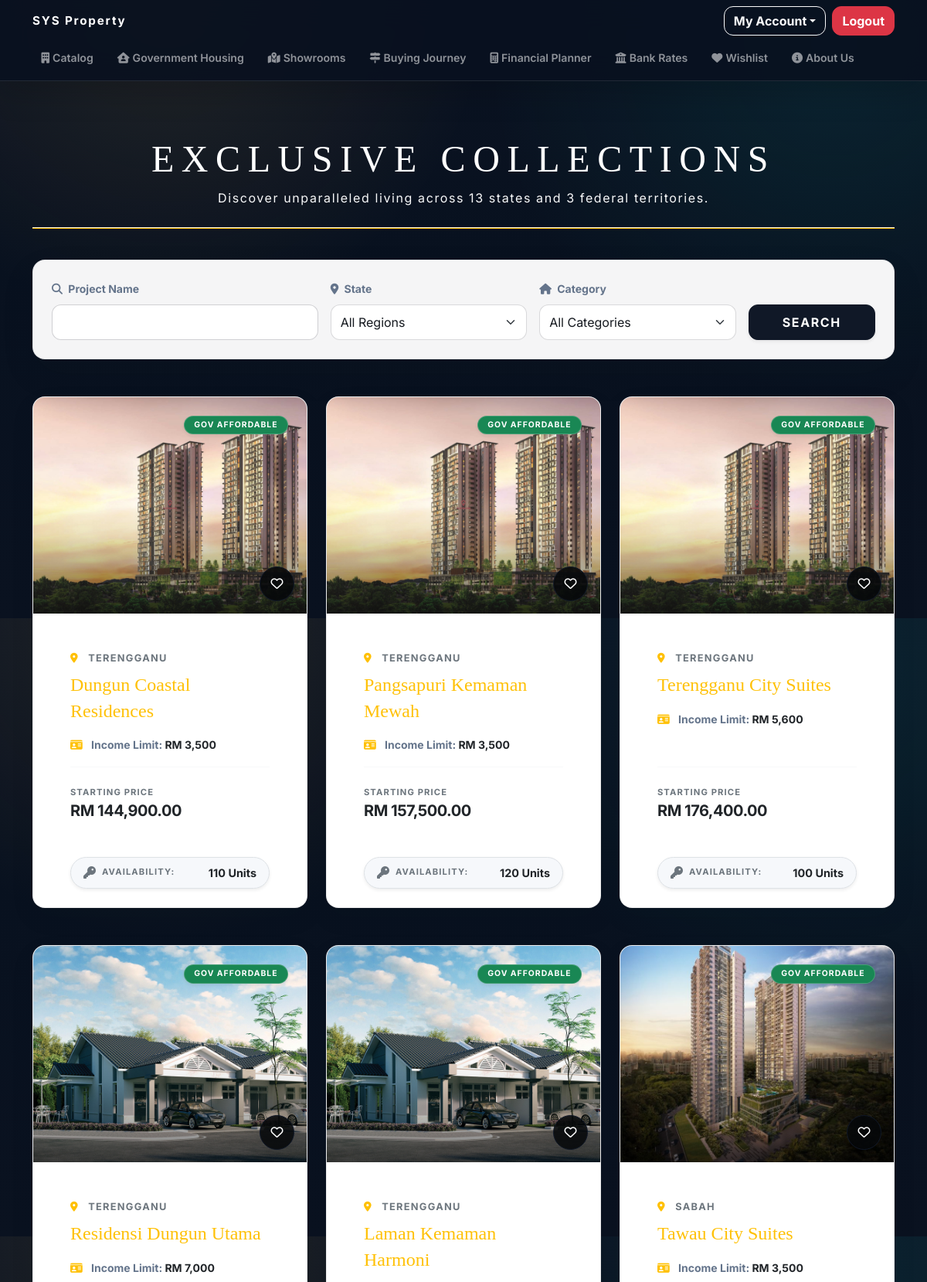
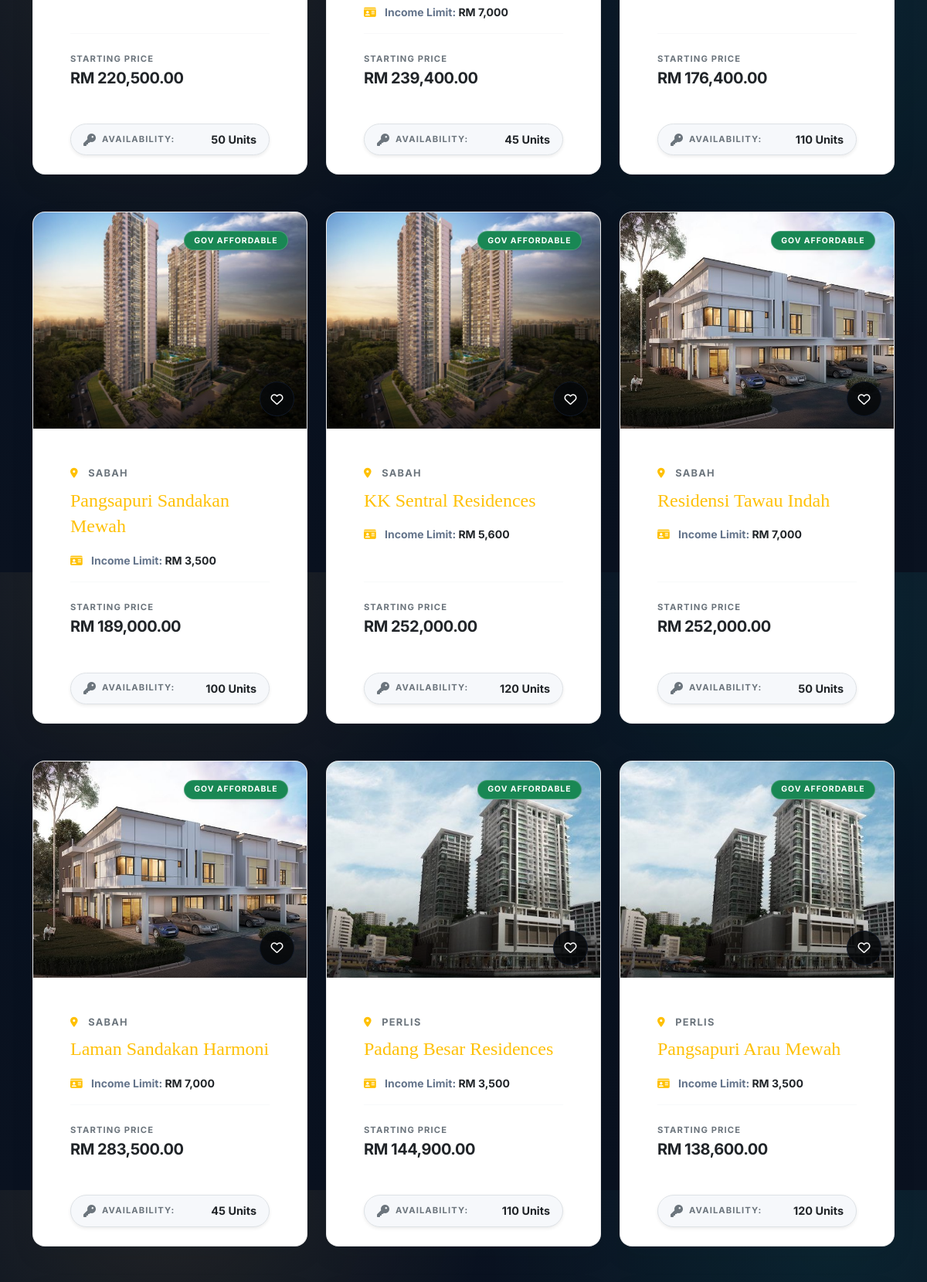
/customer/properties.php (signed in, upper part), run on the app's committed database (2 pictures, top to bottom).
### tables this page shows
CREATE TABLE `properties` (
  `property_id` int(11) NOT NULL,
  `property_code` varchar(20) NOT NULL,
  `project_name` varchar(255) NOT NULL,
  `state` varchar(100) NOT NULL,
  `property_type` enum('AFFORDABLE','TERRACE','BUNGALOW','COMMERCIAL','APARTMENT') NOT NULL,
  `price` decimal(12,2) NOT NULL,
  `total_units` int(11) NOT NULL,
  `built_up_sqft` int(11) NOT NULL,
  `income_limit_rm` decimal(10,2) DEFAULT NULL,
  `status` enum('ACTIVE','SOLD_OUT','ARCHIVED') NOT NULL DEFAULT 'ACTIVE',
  `image_filename` varchar(255) NOT NULL,
  `image_search_keyword` varchar(255) NOT NULL,
  `is_affordable` tinyint(1) NOT NULL DEFAULT 0
);

### includes/property_images.php (called while the page is built, shortened)
<?php
function property_catalog_image_path(array $property, string $url_prefix = '', string $filesystem_prefix = ''): string
{
    $base_url = $url_prefix . 'SYS Property Catalog/';
    $base_path = $filesystem_prefix . 'SYS Property Catalog/';
    $placeholder = $base_url . 'placeholder.jpg';
    $custom_image = trim((string)($property['image_filename'] ?? ''));
    if ($custom_image !== '') {
        $custom_image = ltrim(str_replace('\\', '/', $custom_image), '/');
    }
    $db_type = strtolower(trim((string)($property['property_type'] ?? '')));
    $raw_state = trim((string)($property['state'] ?? ''));
    if (strtoupper($raw_state) === 'PENANG') {
        $raw_state = 'Pulau Pinang';
    }
    $state_name = ucwords(strtolower($raw_state));
    $folder = 'Apartment/';
    if ($db_type === 'commercial') {
        $folder = 'Commercial/';
    } elseif ($db_type === 'terrace') {
        $folder = 'Terrace/';
    } elseif ($db_type === 'bungalow') {
        $folder = 'Bungalow/';
    }
    $file_name = ucfirst($db_type) . ' - ' . $state_name;
    foreach (['jpg', 'jpeg', 'png', 'webp'] as $ext) {
        $relative_path = $folder . $file_name . '.' . $ext;
        if (file_exists($base_path . $relative_path)) {
            return $base_url . $relative_path;
        }
    }
    return $placeholder;
}

### customer/properties.php (the view, shortened to what this page needs)
<?php
require_once '../includes/db_connect.php';
require_once '../includes/property_images.php';
$wishlist_array = [];
$search_name = isset($_GET['search_name']) ? trim($_GET['search_name']) : '';
$sql = "SELECT * FROM properties WHERE (status = 'ACTIVE' OR status = 'AVAILABLE' OR status = 'SOLD_OUT')";
$sql .= " ORDER BY is_affordable DESC, property_id DESC";
$stmt = $conn->prepare($sql);
$stmt->execute();
$result = $stmt->get_result();
include_once '../includes/header.php';
?>
<div class="container my-5 property-catalog-page">
    <div class="row mb-4 text-center">
        <div class="col-md-12">
            <h2 class="display-5 text-uppercase tracking-widest luxury-title mt-4 catalog-title">Exclusive Collections</h2>
            <p class="catalog-subtitle tracking-wider mb-4">Discover unparalleled living across 13 states and 3 federal territories.</p>
            <hr class="w-10 mx-auto bg-gold" style="height: 2px; opacity: 1;">
        </div>
    </div>
    <div class="card shadow-lg border-0 mb-5 bg-white text-dark rounded-4 filter-glass">
        <div class="card-body p-4">
            <form method="GET" action="properties.php">
                <div class="row g-3">
                    <div class="col-md-4">
                        <label class="form-label fw-bold text-muted small"><i class="fas fa-search me-1"></i> Project Name</label>
                        <input type="text" name="search_name" class="form-control catalog-input" value="<?php echo htmlspecialchars($search_name); ?>">
                    </div>
                    <div class="col-md-3">
                        <label class="form-label fw-bold text-muted small"><i class="fas fa-map-marker-alt me-1"></i> State</label>
                        <select name="filter_state" class="form-select catalog-input">
                            <option value="">All Regions</option>
                        </select>
                    </div>
                    <div class="col-md-3">
                        <label class="form-label fw-bold text-muted small"><i class="fas fa-home me-1"></i> Category</label>
                        <select name="filter_type" class="form-select catalog-input">
                            <option value="">All Categories</option>
                        </select>
                    </div>
                    <div class="col-md-2 d-flex align-items-end">
                        <button type="submit" class="btn btn-dark text-white w-100 fw-bold shadow-sm text-uppercase tracking-wider catalog-search-btn">Search</button>
                    </div>
                </div>
            </form>
        </div>
    </div>
    <div class="row">
        <?php
        if ($result->num_rows > 0) {
            while ($row = $result->fetch_assoc()) {
                $is_affordable = ($row['is_affordable'] == 1);
                $is_sold_out = (trim($row['status']) === 'SOLD_OUT');
                if ($is_sold_out) {
                    $badge_text = "SOLD OUT";
                    $badge_class = "bg-danger text-white premium-badge";
                } else {
                    $badge_text = $is_affordable ? "GOV AFFORDABLE" : htmlspecialchars($row['property_type']);
                    $badge_class = $is_affordable ? "bg-success text-white premium-badge" : "bg-gold text-dark premium-badge";
                }
                $finalImg = property_catalog_image_path($row, $root_prefix, '../');
                ?>
                <div class="col-lg-4 col-md-6 mb-5">
                    <div class="card h-100 border-0 rounded-4 overflow-hidden hover-card bg-white text-dark clickable-property-card" role="link" tabindex="0" onclick="window.location.href='property_detail.php?id=<?php echo $row['property_id']; ?>'" onkeydown="if(event.key === 'Enter'){ window.location.href='property_detail.php?id=<?php echo $row['property_id']; ?>'; }">
                        <div class="position-relative overflow-hidden" style="height: 280px;">
                            <img src="<?php echo htmlspecialchars($finalImg); ?>" class="w-100 h-100 image-zoom" style="object-fit: cover;">
                            <div class="image-overlay"></div>
                            <span class="badge <?php echo $badge_class; ?> position-absolute top-0 end-0 m-4 shadow-sm z-3 text-uppercase"><?php echo $badge_text; ?></span>
                            <form method="POST" class="wishlist-toggle-form position-absolute bottom-0 end-0 m-3 z-3" onclick="event.stopPropagation();">
                                <button type="submit" name="toggle_wishlist" class="btn btn-dark bg-opacity-75 text-white rounded-circle shadow-lg p-0 d-flex align-items-center justify-content-center luxury-wishlist-btn" title="Add to Wishlist">
                                    <i class="<?php echo in_array($row['property_id'], $wishlist_array) ? 'fas text-gold' : 'far'; ?> fa-heart fs-6"></i>
                                </button>
                            </form>
                        </div>
                        <div class="card-body p-4 p-xl-5 d-flex flex-column position-relative">
                            <p class="text-uppercase tracking-wider text-secondary fw-bold mb-2" style="font-size: 0.8rem;"><i class="fas fa-map-marker-alt text-gold me-2"></i> <?php echo htmlspecialchars($row['state']); ?></p>
                            <h4 class="text-warning mb-3 luxury-title" style="font-weight: 500; line-height: 1.4;"><?php echo htmlspecialchars($row['project_name']); ?></h4>
                            <?php if ($is_affordable): ?>
                                <p class="text-muted fw-bold small mb-3"><i class="fas fa-id-card text-gold me-2"></i> Income Limit: <span class="text-dark">RM <?php echo number_format($row['income_limit_rm'] ?? 0); ?></span></p>
                            <?php endif; ?>
                            <div class="mt-auto pt-4 border-top border-light d-flex justify-content-between align-items-center">
                                <div class="pe-2">
                                    <span class="d-block text-secondary fw-bold text-uppercase tracking-wider mb-1" style="font-size: 0.7rem;">Starting Price</span>
                                    <h5 class="text-dark fw-bold mb-0" style="letter-spacing: -0.5px;">RM <?php echo number_format($row['price'], 2); ?></h5>
                                </div>
                            </div>
                        </div>
                        <div class="card-footer bg-transparent border-0 pb-4 pt-0 px-4 px-xl-5">
                            <div class="d-flex align-items-center bg-light border rounded-pill p-2 px-3 shadow-sm">
                                <i class="fas fa-key text-secondary me-2"></i>
                                <small class="text-uppercase tracking-wider fw-bold text-secondary" style="font-size: 0.7rem;">Availability:</small>
                                <span class="ms-auto fw-bold <?php echo $is_sold_out ? 'text-danger' : 'text-dark'; ?>" style="font-size: 0.9rem;"><?php echo $is_sold_out ? 'SOLD OUT' : $row['total_units'] . ' Units'; ?></span>
                            </div>
                        </div>
                    </div>
                </div>
                <?php
            }
        } else {
            echo '<div class="col-12 text-center py-5"><h4>No matching properties found.</h4></div>';
        }
        ?>
    </div>
</div>
<?php include_once '../includes/footer.php'; ?>

### includes/header.php (style rules this page uses)
:root { --luxury-bg: #08111f; --luxury-ink: #101827; --luxury-gold: #d7a84e; --luxury-blue: #2d6cdf; --luxury-teal: #10a6a0; --luxury-white: #fbfaf7; --luxury-muted: rgba(238,242,247,0.76); --surface: #ffffff; --surface-soft: #f6f8fb; --text-muted: #64748b; --radius: 18px; --shadow-soft: 0 18px 48px rgba(15, 23, 42, 0.12); --shadow-lift: 0 28px 70px rgba(15, 23, 42, 0.18); }
body { background: radial-gradient(circle at 18% 0%, rgba(215,168,78,0.12), transparent 26rem), radial-gradient(circle at 90% 8%, rgba(16,166,160,0.12), transparent 28rem), linear-gradient(180deg, #0b1322 0%, #08111f 42%, #0a1220 100%); color: var(--luxury-white); font-family: 'Inter', system-ui, -apple-system, BlinkMacSystemFont, 'Segoe UI', sans-serif; line-height: 1.6; text-rendering: optimizeLegibility; }
h1, h2, h3, h4, h5, h6 { font-family: 'Inter', system-ui, sans-serif; letter-spacing: 0; line-height: 1.12; }
.display-1, .display-2, .display-3, .display-4, .luxury-title { font-family: 'Playfair Display', Georgia, serif; }
.container { width: min(100% - 2rem, 1180px); }
.btn { border-radius: 12px; font-weight: 700; letter-spacing: 0; transition: transform 0.2s ease, box-shadow 0.2s ease, background-color 0.2s ease, border-color 0.2s ease; }
.btn-dark { background: #101827 !important; border-color: #101827 !important; }
.bg-light { background-color: var(--surface-soft) !important; }
.bg-white { background-color: var(--surface) !important; }
.text-muted { color: var(--text-muted) !important; }
.card { border: 1px solid rgba(15,23,42,0.08); border-radius: var(--radius); box-shadow: var(--shadow-soft); }
.form-control, .form-select { border-color: #d9e1ea; border-radius: 12px; min-height: 46px; }
.hover-card, .hover-bank-card, .hover-lift { transition: transform 0.28s ease, box-shadow 0.28s ease, border-color 0.28s ease; box-shadow: var(--shadow-soft) !important; }

### customer/properties.php (style rules this page uses)
.luxury-title { font-family: 'Playfair Display', serif; }
.tracking-wider { letter-spacing: 0.1em; }
.tracking-widest { letter-spacing: 0.2em; }
.text-gold { color: #FFC000 !important; }
.bg-gold { background-color: #FFC000 !important; }
.property-catalog-page { color: #f4f1e8; }
.clickable-property-card { cursor: pointer; }
.catalog-title { color: #ffffff; }
.catalog-subtitle { color: #f8f9fa; line-height: 1.7; }
.filter-glass { background: rgba(255, 255, 255, 0.96) !important; backdrop-filter: blur(10px); border: 1px solid rgba(20,24,31,0.08) !important; box-shadow: 0 18px 45px rgba(20,24,31,0.08) !important; }
.catalog-input { min-height: 46px; border-color: rgba(20,24,31,0.16); color: #15191f; background-color: #fff; }
.catalog-search-btn { min-height: 46px; background: #11151b; border-color: #11151b; }
.hover-card { transition: transform 0.35s ease, box-shadow 0.35s ease, border-color 0.35s ease; border: 1px solid rgba(20,24,31,0.08) !important; box-shadow: 0 12px 32px rgba(20,24,31,0.07) !important; background: #ffffff !important; color: #212529; }
.image-zoom { transition: transform 0.8s ease; }
.image-overlay { position: absolute; bottom: 0; left: 0; width: 100%; height: 50%; background: linear-gradient(to top, rgba(0,0,0,0.56) 0%, rgba(0,0,0,0.08) 72%, rgba(0,0,0,0) 100%); z-index: 1; }
.premium-badge { letter-spacing: 1px; font-weight: 700; font-size: 0.65rem; padding: 0.6em 1.2em; border-radius: 999px; border: 1px solid rgba(255,255,255,0.2); }
.luxury-wishlist-btn { background-color: rgba(5,7,10,0.88) !important; color: #ffffff !important; }
.luxury-wishlist-btn { width: 45px; height: 45px; transition: all 0.3s ease; border: 1px solid rgba(255,255,255,0.35); }

### data on the page
properties: property_type+state (picture), is_affordable "GOV AFFORDABLE", state "TERENGGANU", project_name "Dungun Coastal Residences", income_limit_rm "3,500", price "144,900.00", total_units "110"
properties: property_type+state (picture), is_affordable "GOV AFFORDABLE", state "TERENGGANU", project_name "Pangsapuri Kemaman Mewah", income_limit_rm "3,500", price "157,500.00", total_units "120"
properties: property_type+state (picture), is_affordable "GOV AFFORDABLE", state "TERENGGANU", project_name "Terengganu City Suites", income_limit_rm "5,600", price "176,400.00", total_units "100"
properties: property_type+state (picture), is_affordable "GOV AFFORDABLE", state "TERENGGANU", project_name "Residensi Dungun Utama", income_limit_rm "7,000", price "220,500.00", total_units "50"
properties: property_type+state (picture), is_affordable "GOV AFFORDABLE", state "TERENGGANU", project_name "Laman Kemaman Harmoni", income_limit_rm "7,000", price "239,400.00", total_units "45"
properties: property_type+state (picture), is_affordable "GOV AFFORDABLE", state "SABAH", project_name "Tawau City Suites", income_limit_rm "3,500", price "176,400.00", total_units "110"
properties: property_type+state (picture), is_affordable "GOV AFFORDABLE", state "SABAH", project_name "Pangsapuri Sandakan Mewah", income_limit_rm "3,500", price "189,000.00", total_units "100"
properties: property_type+state (picture), is_affordable "GOV AFFORDABLE", state "SABAH", project_name "KK Sentral Residences", income_limit_rm "5,600", price "252,000.00", total_units "120"
properties: property_type+state (picture), is_affordable "GOV AFFORDABLE", state "SABAH", project_name "Residensi Tawau Indah", income_limit_rm "7,000", price "252,000.00", total_units "50"
properties: property_type+state (picture), is_affordable "GOV AFFORDABLE", state "SABAH", project_name "Laman Sandakan Harmoni", income_limit_rm "7,000", price "283,500.00", total_units "45"
properties: property_type+state (picture), is_affordable "GOV AFFORDABLE", state "PERLIS", project_name "Padang Besar Residences", income_limit_rm "3,500", price "144,900.00", total_units "110"
properties: property_type+state (picture), is_affordable "GOV AFFORDABLE", state "PERLIS", project_name "Pangsapuri Arau Mewah", income_limit_rm "3,500", price "138,600.00", total_units "120"

### other printed values
$wishlist_text "Wishlist"
